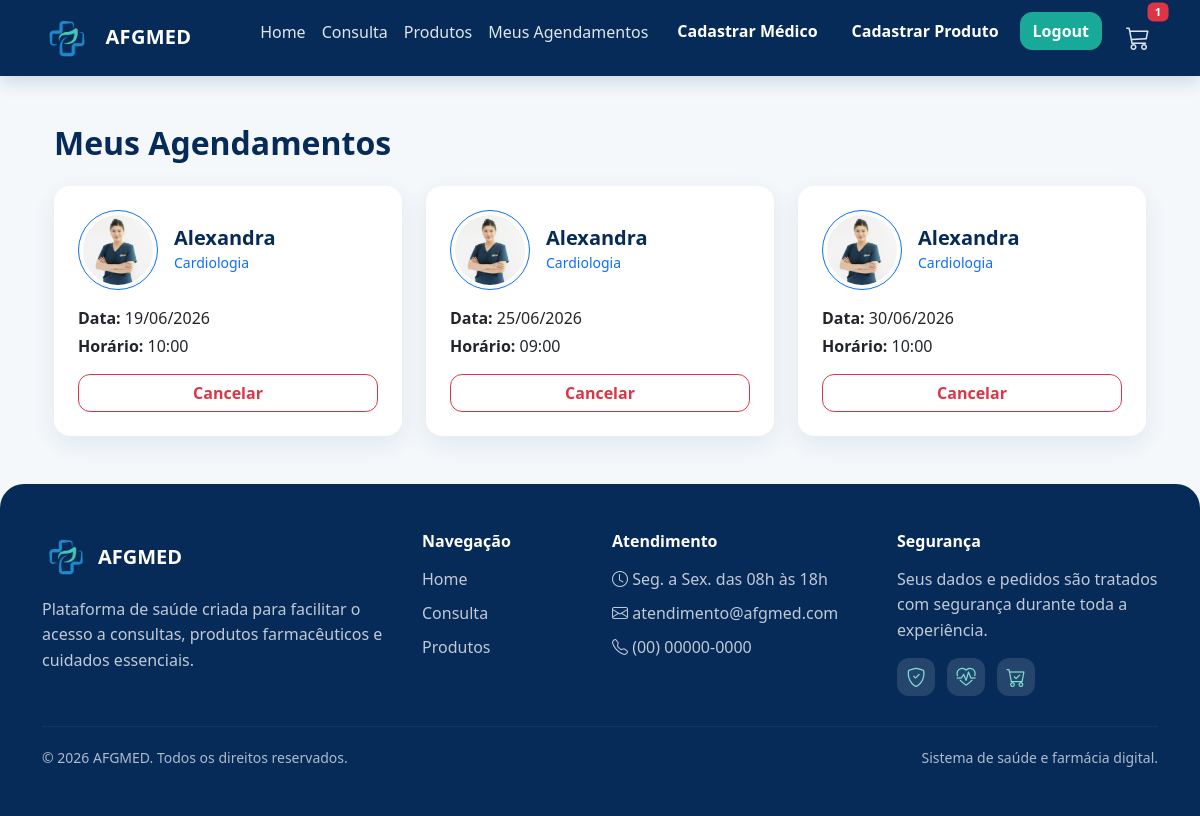
Page /meus_agendamentos (signed in) on the earlier database version.
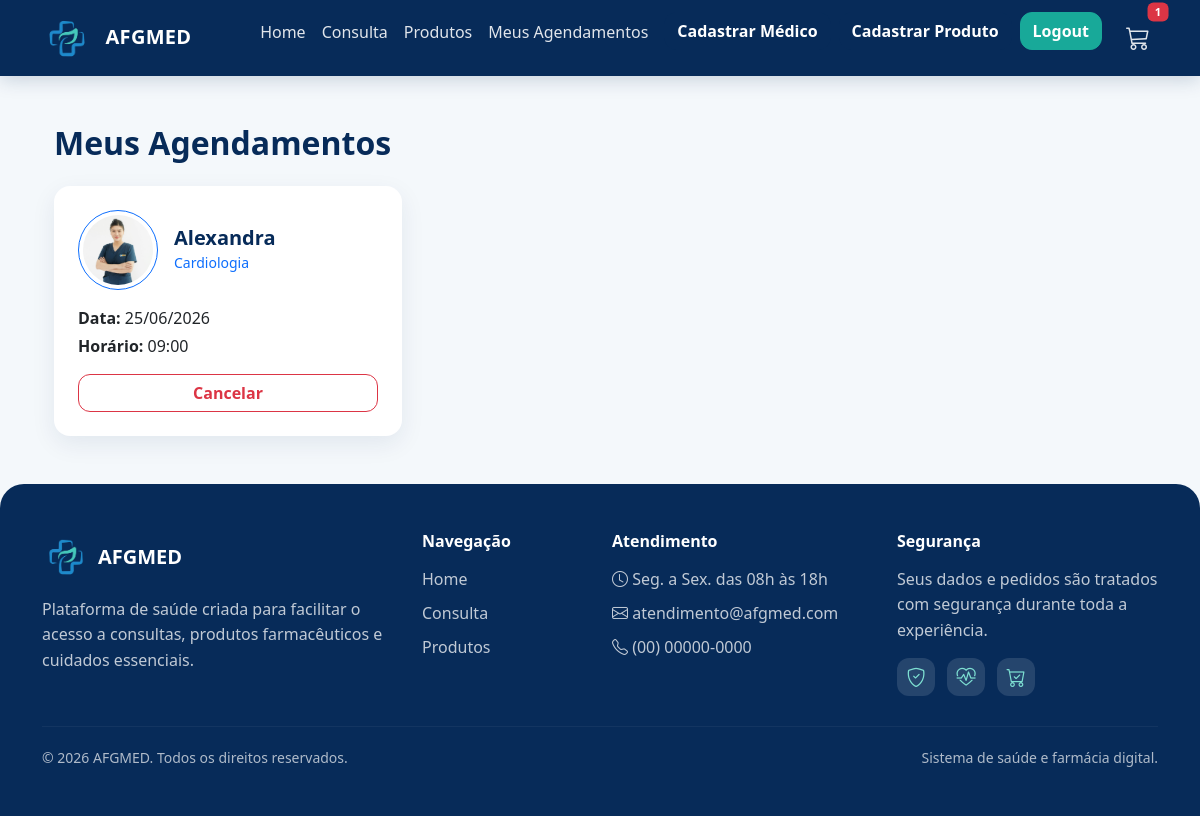
Same page on the later database version.
### projetoafgmed/models.py (models this page shows, shortened)
class Consulta(database.Model):
    id = database.Column(database.Integer, primary_key=True)
    medico_id = database.Column(
        database.Integer,
        database.ForeignKey('medico.id'),  # usa o nome correto da tabela de médicos
        nullable=False
    )
    paciente_nome = database.Column(database.String(100), nullable=False)
    horario = database.Column(database.String(20), nullable=False)
    data = database.Column(database.Date, default=datetime.today)
    medico = database.relationship('Medico', backref=database.backref('consultas', lazy=True))

class Medico(database.Model):
    id = database.Column(database.Integer, primary_key=True)
    nome = database.Column(database.String, nullable=False)
    especialidade = database.Column(database.String, nullable=False)
    email = database.Column(database.String)
    telefone = database.Column(database.String)
    foto = database.Column(database.String, default="default.jpg")
    data_criacao = database.Column(database.DateTime, nullable=False, default=datetime.utcnow)

### projetoafgmed/routes.py (the view)
@app.route('/meus_agendamentos')
@login_required
def meus_agendamentos():
    consultas = Consulta.query.filter_by(paciente_nome=current_user.nome).order_by(Consulta.data, Consulta.horario).all()
    return render_template('meus_agendamentos.html', consultas=consultas)

### projetoafgmed/models.py (called while the page is built)
@login_manager.user_loader
def load_usuario(id_usuario):
    return Usuario.query.get(int(id_usuario))

### projetoafgmed/routes.py (called while the page is built, shortened)
@app.context_processor
def carrinho_global():
    if current_user.is_authenticated:
        carrinho = Carrinho.query.filter_by(
            id_usuario=current_user.id,
            status="ativo"
        ).first()
        itens = carrinho.itens if carrinho else []
        total = sum(item.quantidade * item.preco_unitario for item in itens)
        quantidade = sum(item.quantidade for item in itens)
        return {
            "carrinho": carrinho,
            "itens_carrinho": itens,
            "total_carrinho": total,
            "quantidade_carrinho": quantidade
        }

### projetoafgmed/templates/meus_agendamentos.html (shortened to what this page needs)
{% extends "base.html" %}
{% block content %}
<div class="container mt-5">
    <h2 class="mb-4 fw-bold" style="color:#072B59;">Meus Agendamentos</h2>
    {% if consultas %}
    <div class="row g-4">
        {% for c in consultas %}
        <div class="col-12 col-md-6 col-lg-4">
            <div class="card shadow-lg h-100 p-4 border-0 rounded-4">
                <div class="d-flex align-items-center mb-3">
                    <div class="border border-primary rounded-circle p-1 me-3">
                        <img src="{{ url_for('static', filename='fotos_medicos/' + c.medico.foto) }}"
                             alt="{{ c.medico.nome }}"
                             class="rounded-circle"
                             style="width:70px; height:70px; object-fit:cover;">
                    </div>
                    <div>
                        <h5 class="mb-0 fw-bold" style="color:#072B59;">{{ c.medico.nome }}</h5>
                        <small class="text-primary">{{ c.medico.especialidade }}</small>
                    </div>
                </div>
                <div class="mb-3">
                    <p class="mb-1"><strong>Data:</strong> {{ c.data.strftime('%d/%m/%Y') }}</p>
                    <p class="mb-0"><strong>Horário:</strong> {{ c.horario }}</p>
                </div>
                <button class="btn btn-outline-danger w-100 fw-bold btn-cancelar" data-bs-toggle="modal" data-bs-target="#confirmModal{{ c.id }}">
                    Cancelar
                </button>
            </div>
        </div>
        {% endfor %}
    </div>
    {% else %}
        <p class="text-muted fs-5 mt-4">Você não possui agendamentos.</p>
    {% endif %}
</div>
{% endblock %}

### projetoafgmed/templates/base.html (shortened to what this page needs)
<!DOCTYPE html>
<html lang="pt-br">
<head>
    <link href="https://cdn.jsdelivr.net/npm/bootstrap@5.3.8/dist/css/bootstrap.min.css" rel="stylesheet">
    <link rel="stylesheet" href="https://cdn.jsdelivr.net/npm/bootstrap-icons@1.11.3/font/bootstrap-icons.css">
    <link rel="stylesheet" href="{{ url_for('static', filename='css/style.css') }}">
</head>
<body>
<nav class="navbar navbar-expand-lg navbar-dark bg-dark">
    <div class="container">
        <a class="navbar-brand" href="{{ url_for('homepage') }}">
            <img src="{{ url_for('static', filename='imagens/logo.jpg') }}" alt="Logo" width="50" class="me-2">
            AFGMED
        </a>
        <div class="collapse navbar-collapse" id="navbarNav">
            <ul class="navbar-nav ms-auto">
                <li class="nav-item">
                    <a class="nav-link" href="{{ url_for('homepage') }}">Home</a>
                </li>
                <li class="nav-item">
                    <a class="nav-link" href="{{ url_for('medicos') }}">Consulta</a>
                </li>
                <li class="nav-item">
                    <a class="nav-link" href="{{ url_for('produtos') }}">Produtos</a>
                </li>
                <li class="nav-item">
                    <a class="nav-link" href="{{ url_for('meus_agendamentos') }}">Meus Agendamentos</a>
                </li>
                {% if current_user.is_authenticated %}
                    {% if current_user.is_admin %}
                        <li class="nav-item ms-2">
                            <a class="btn btn-primary" href="{{ url_for('cadastro_medico') }}">Cadastrar Médico</a>
                        </li>
                        <li class="nav-item ms-2">
                            <a class="btn btn-primary" href="{{ url_for('cadastro_produto') }}">Cadastrar Produto</a>
                        </li>
                    {% endif %}
                    <li class="nav-item ms-2">
                        <a class="btn btn-success" href="{{ url_for('logout') }}">Logout</a>
                    </li>
                {% endif %}
                <li class="nav-item position-relative ms-3">
                    <a class="nav-link" href="#" data-bs-toggle="offcanvas" data-bs-target="#carrinhoLateral" aria-controls="carrinhoLateral">
                        <i class="bi bi-cart3" style="font-size: 1.5rem;"></i>
                        {% if carrinho %}
                            <span class="badge bg-danger position-absolute top-0 start-100 translate-middle">
                                {{ quantidade_carrinho }}
                            </span>
                        {% endif %}
                    </a>
                </li>
            </ul>
        </div>
    </div>
</nav>
<main class="container mt-5">
    {% block content %}{% endblock %}
</main>
<footer class="footer-afg mt-5">
    <div class="container py-5">
        <div class="row g-4">
            <div class="col-md-4">
                <div class="d-flex align-items-center mb-3">
                    <img src="{{ url_for('static', filename='imagens/logo.jpg') }}"
                         alt="Logo AFGMED"
                         width="48"
                         class="footer-logo me-2">
                    <h5 class="mb-0 fw-bold">AFGMED</h5>
                </div>
                <p class="footer-text">
                    Plataforma de saúde criada para facilitar o acesso a consultas,
                    produtos farmacêuticos e cuidados essenciais.
                </p>
            </div>
            <div class="col-md-2">
                <h6 class="footer-title">Navegação</h6>
                <ul class="footer-links">
                    <li><a href="{{ url_for('homepage') }}">Home</a></li>
                    <li><a href="{{ url_for('medicos') }}">Consulta</a></li>
                    <li><a href="{{ url_for('produtos') }}">Produtos</a></li>
                </ul>
            </div>
            <div class="col-md-3">
                <h6 class="footer-title">Atendimento</h6>
                <ul class="footer-links">
                    <li><i class="bi bi-clock"></i> Seg. a Sex. das 08h às 18h</li>
                    <li><i class="bi bi-envelope"></i> atendimento@afgmed.com</li>
                    <li><i class="bi bi-telephone"></i> (00) 00000-0000</li>
                </ul>
            </div>
            <div class="col-md-3">
                <h6 class="footer-title">Segurança</h6>
                <p class="footer-text">
                    Seus dados e pedidos são tratados com segurança durante toda a experiência.
                </p>
                <div class="footer-icons">
                    <i class="bi bi-shield-check"></i>
                    <i class="bi bi-heart-pulse"></i>
                    <i class="bi bi-cart-check"></i>
                </div>
            </div>
        </div>
        <hr class="footer-line">
        <div class="d-flex flex-column flex-md-row justify-content-between align-items-center gap-2">
            <small>© 2026 AFGMED. Todos os direitos reservados.</small>
            <small>Sistema de saúde e farmácia digital.</small>
        </div>
    </div>
</footer>
</body>
</html>

### projetoafgmed/static/css/style.css (style rules this page uses)
body { background: #f4f8fb; color: #273444; font-family: 'Segoe UI', Tahoma, Geneva, Verdana, sans-serif; }
.navbar { background: #072B59 !important; box-shadow: 0 4px 18px rgba(7, 43, 89, 0.18); }
.navbar-brand { font-weight: 700; letter-spacing: .3px; }
.navbar-brand img { border-radius: 10px; object-fit: cover; }
.navbar .nav-link { color: rgba(255, 255, 255, .88) !important; font-weight: 500; }
.btn { border-radius: 12px; transition: .2s ease; }
.btn-primary { background-color: #072B59; border-color: #072B59; font-weight: 700; }
.btn-success { background-color: #18A999; border-color: #18A999; font-weight: 700; }
.card { border: none; border-radius: 20px; overflow: hidden; transition: .25s ease; box-shadow: 0 8px 24px rgba(7,43,89,.08) !important; }
.badge.bg-danger { font-size: 0.7rem; }
.footer-afg { background: #072B59; color: #ffffff; border-radius: 24px 24px 0 0; }
.footer-logo { border-radius: 10px; object-fit: cover; }
.footer-text { color: rgba(255, 255, 255, 0.75); line-height: 1.6; margin-bottom: 0; }
.footer-title { font-weight: 700; margin-bottom: 15px; color: #ffffff; }
.footer-links { list-style: none; padding: 0; margin: 0; }
.footer-links li { margin-bottom: 10px; color: rgba(255, 255, 255, 0.75); }
.footer-links a { color: rgba(255, 255, 255, 0.75); text-decoration: none; transition: .2s ease; }
.footer-icons { display: flex; gap: 12px; margin-top: 15px; }
.footer-icons i { width: 38px; height: 38px; background: rgba(255, 255, 255, 0.12); color: #7ee0d2; border-radius: 12px; display: grid; place-items: center; font-size: 1.2rem; }
.footer-line { border-color: rgba(255, 255, 255, 0.18); margin: 30px 0 20px; }
.footer-afg small { color: rgba(255, 255, 255, 0.68); }

### projetoafgmed/templates/meus_agendamentos.html (style rules this page uses)
.card { transition: transform 0.3s, box-shadow 0.3s; }

Differences in the rows shown:
removed Consulta: foto (picture), medico.nome "Alexandra", medico.especialidade "Cardiologia", data "19/06/2026", horario "10:00"
removed Consulta: foto (picture), medico.nome "Alexandra", medico.especialidade "Cardiologia", data "30/06/2026", horario "10:00"
